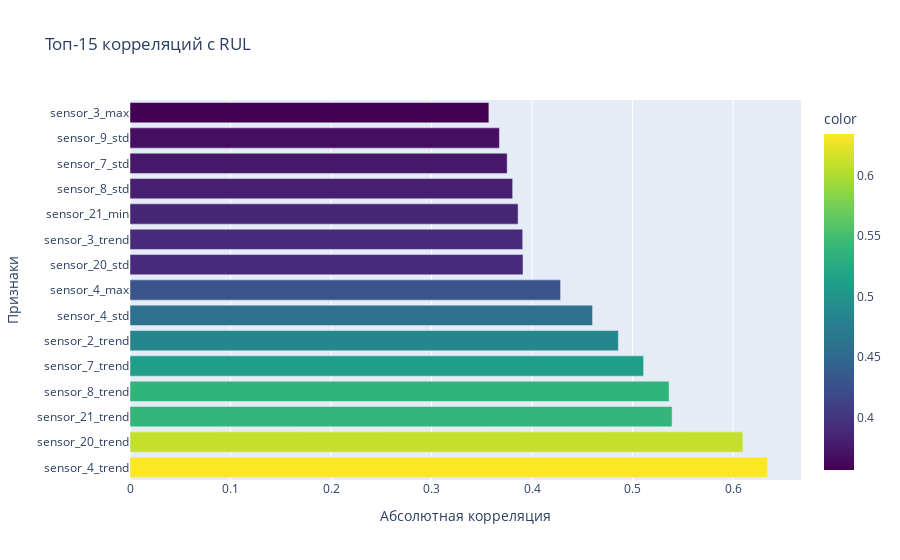

Source (notebook cell):
### Code cell
# CORELLATIONS
correlations = []
for col in df_preprocessed.columns:
    if col not in ['unit_number', 'RUL']:
        corr = df_preprocessed[col].corr(df_preprocessed['RUL'])
        correlations.append((col, abs(corr)))

correlations.sort(key=lambda x : x[1], reverse=True)

top_15 = correlations[:15]
features, corr_values = zip(*top_15)
    
fig = px.bar(x=corr_values, y=features, 
                 orientation='h',
                 title='Топ-15 корреляций с RUL',
                 labels={'x': 'Абсолютная корреляция', 'y': 'Признаки'},
                 color=corr_values,
                 color_continuous_scale='viridis')
    
fig.show()

### Figure 1 — Plotly figure (JSON) as saved in the notebook; plotly's stock layout.template omitted (floating-point values rounded to 4 significant figures)
{"data": [{"hovertemplate": "Абсолютная корреляция=%{x}<br>Признаки=%{y}<br>color=%{marker.color}<extra></extra>", "legendgroup": "", "marker": {"color": [0.6342, 0.6097, 0.5393, 0.5363, 0.511, 0.4858, 0.4602, 0.4283, 0.391, 0.3907, 0.3861, 0.3807, 0.3752, 0.3675, 0.357], "coloraxis": "coloraxis", "pattern": {"shape": ""}}, "name": "", "orientation": "h", "showlegend": false, "textposition": "auto", "type": "bar", "x": [0.6342, 0.6097, 0.5393, 0.5363, 0.511, 0.4858, 0.4602, 0.4283, 0.391, 0.3907, 0.3861, 0.3807, 0.3752, 0.3675, 0.357], "xaxis": "x", "y": ["sensor_4_trend", "sensor_20_trend", "sensor_21_trend", "sensor_8_trend", "sensor_7_trend", "sensor_2_trend", "sensor_4_std", "sensor_4_max", "sensor_20_std", "sensor_3_trend", "sensor_21_min", "sensor_8_std", "sensor_7_std", "sensor_9_std", "sensor_3_max"], "yaxis": "y"}], "layout": {"barmode": "relative", "coloraxis": {"colorbar": {"title": {"text": "color"}}, "colorscale": [[0, "#440154"], [0.1111, "#482878"], [0.2222, "#3e4989"], [0.3333, "#31688e"], [0.4444, "#26828e"], [0.5556, "#1f9e89"], [0.6667, "#35b779"], [0.7778, "#6ece58"], [0.8889, "#b5de2b"], [1, "#fde725"]]}, "legend": {"tracegroupgap": 0}, "title": {"text": "Топ-15 корреляций с RUL"}, "xaxis": {"anchor": "y", "domain": [0, 1], "title": {"text": "Абсолютная корреляция"}}, "yaxis": {"anchor": "x", "domain": [0, 1], "title": {"text": "Признаки"}}}}
